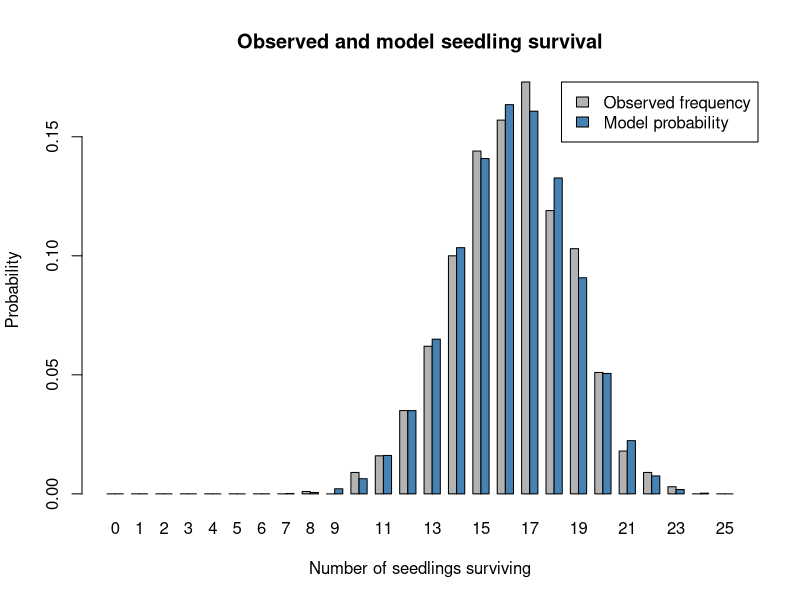
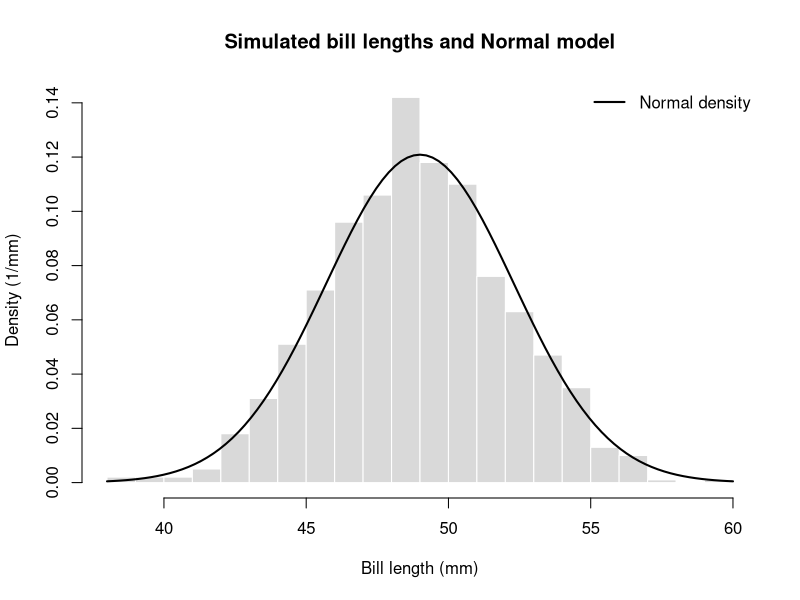

Generate these figures, in order, with R:
## ---- chunk 1
n = 25
p_survive = 0.65
## ---- chunk 2
prob_exactly_15 = dbinom(
  x = 15,
  size = n,
  prob = p_survive
)

prob_exactly_15
## ---- chunk 3
choose(25, 15)
## ---- chunk 4
prob_at_least_15 = 1 - pbinom(
  q = 14,
  size = n,
  prob = p_survive
)

prob_at_least_15
## ---- chunk 5
expected_survivors = n * p_survive

variance_survivors = n * p_survive * (1 - p_survive)

c(
  expected = expected_survivors,
  variance = variance_survivors
)
## ---- chunk 6
set.seed(123)

simulated_survivors = rbinom(
  n = 1000,
  size = n,
  prob = p_survive
)

head(simulated_survivors)
## ---- chunk 7
support = 0:n

observed_frequency = as.numeric(
  table(factor(simulated_survivors, levels = support))
) / length(simulated_survivors)

model_probability = dbinom(
  x = support,
  size = n,
  prob = p_survive
)

comparison = data.frame(
  survivors = support,
  observed = observed_frequency,
  model = model_probability
)

round(comparison, 4)
## ---- chunk 8
barplot(
  rbind(observed_frequency, model_probability),
  beside = TRUE,
  names.arg = support,
  col = c("grey70", "steelblue"),
  xlab = "Number of seedlings surviving",
  ylab = "Probability",
  legend.text = c("Observed frequency", "Model probability"),
  args.legend = list(x = "topright"),
  main = "Observed and model seedling survival"
)
## ---- chunk 9
c(
  observed_exactly_15 = mean(simulated_survivors == 15),
  model_exactly_15 = prob_exactly_15,
  observed_at_least_15 = mean(simulated_survivors >= 15),
  model_at_least_15 = prob_at_least_15
)
## ---- chunk 10
# Parameters of the bill length model (in millimetres)
bill_mean = 49
bill_sd = 3.3
## ---- chunk 11
# Subtract the probability below 45 mm from the probability below 52 mm
prob_45_to_52 = pnorm(q = 52, mean = bill_mean, sd = bill_sd) -
  pnorm(q = 45, mean = bill_mean, sd = bill_sd)

prob_45_to_52
## ---- chunk 12
# Quantile of the model at a cumulative probability of 0.95
bill_95 = qnorm(p = 0.95, mean = bill_mean, sd = bill_sd)

bill_95
## ---- chunk 13
# Set a seed so that the simulated sample is reproducible
set.seed(seed = 101)

bill_lengths = rnorm(n = 1000, mean = bill_mean, sd = bill_sd)

head(bill_lengths)
## ---- chunk 14
# Histogram on the density scale (probability = TRUE) so that it is comparable to the curve
hist(
  x = bill_lengths, breaks = 25, probability = TRUE,
  col = "grey85", border = "white",
  xlab = "Bill length (mm)", ylab = "Density (1/mm)",
  main = "Simulated bill lengths and Normal model"
)

# Add the density of the model that generated the sample
curve(
  dnorm(x = x, mean = bill_mean, sd = bill_sd),
  add = TRUE, lwd = 2
)

legend(
  "topright", legend = "Normal density",
  lty = 1, lwd = 2, bty = "n"
)
